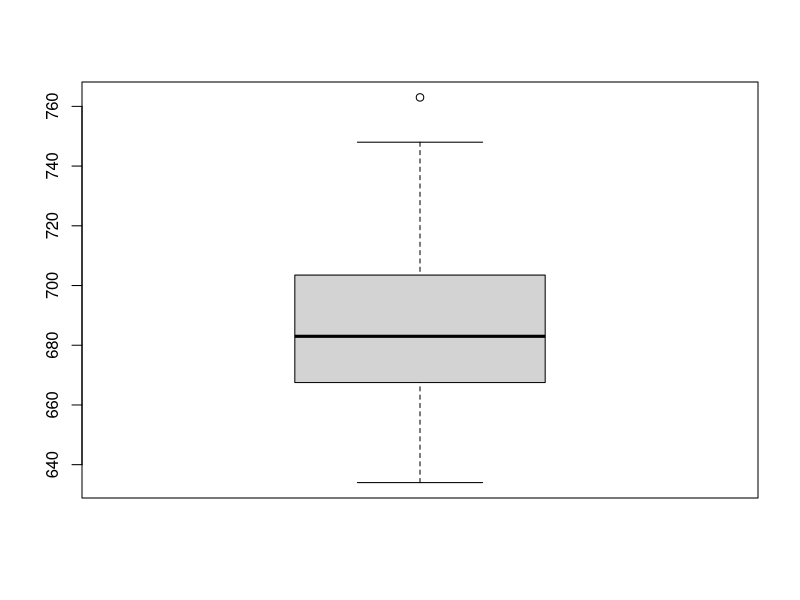
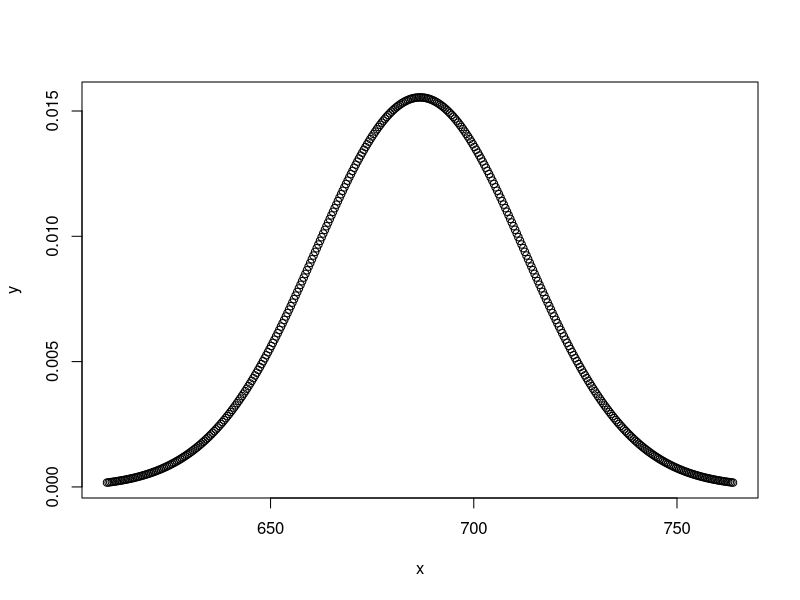

R code for these plots, in order:
## ---- chunk 1
data <- c(2.13, 2.96, 3.02, 1.82, 1.15, 1.37, 2.04, 2.47, 2.60)

print(paste("Sample Mean:", mean(data)))
print(paste("Sample Standard Deviation:", sd(data)))
print(paste("Sample Median:", median(data)))
## ---- chunk 2
data <- c(450, 450, 473, 507, 457, 452, 453, 1215, 1256, 1145, 1085, 1066, 1111, 1364, 1254, 1396,
1575, 1617, 1733, 2753, 3186, 3227, 3469, 1911, 2588, 2635, 2725)

quantile(data, probs=c(0.75,0.8))
## ---- chunk 3
str = "680 669 719 699 670 710 722 663 658 634 720 690 677 669 700 718 690 681 702 696 692 690 694 660 649 675 701 721 683 735 688 763 672 698 659 704 681 679 691 683 705 746 706 649 668 672 690 724 652 720 660 695 701 724 668 698 668 660 680 739 717 727 653 637 660 693 679 682 724 642 704 695 704 652 664 702 661 720 695 670 656 718 660 648 683 723 710 680 684 705 681 748 697 703 660 722 662 644 683 695 678 674 656 667 683 691 680 685 681 715 665 676 665 675 655 659 720 675 697 663"
data = c(as.numeric(strsplit(str, " ")[[1]]))
summary(data)
## ---- chunk 4
boxplot(data)
## ---- chunk 5
mean = mean(data)
std = sd(data)

x = seq(mean-3*std,mean+3*std, by=0.4)
y = dnorm(x, mean, std)

plot(x,y)
